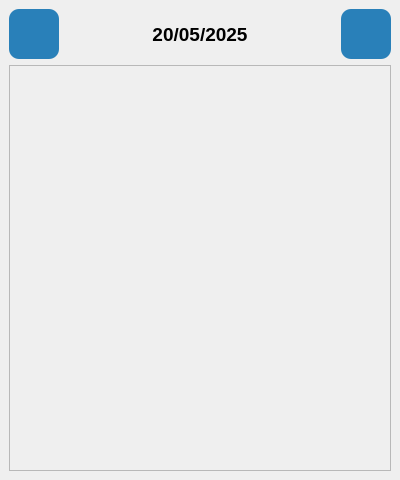
<?xml version="1.0" encoding="UTF-8"?>
<ui version="4.0">
 <class>DockWidget</class>
 <widget class="QDockWidget" name="DockWidget">
  <property name="geometry">
   <rect>
    <x>0</x>
    <y>0</y>
    <width>400</width>
    <height>480</height>
   </rect>
  </property>
  <property name="minimumSize">
   <size>
    <width>400</width>
    <height>480</height>
   </size>
  </property>
  <property name="maximumSize">
   <size>
    <width>1000</width>
    <height>1000</height>
   </size>
  </property>
  <property name="allowedAreas">
   <set>Qt::DockWidgetArea::LeftDockWidgetArea|Qt::DockWidgetArea::RightDockWidgetArea</set>
  </property>
  <property name="windowTitle">
   <string>DockWidget</string>
  </property>
  <widget class="QWidget" name="dockWidgetContents">
   <property name="styleSheet">
    <string notr="true">
</string>
   </property>
   <layout class="QVBoxLayout" name="verticalLayout_2">
    <item>
     <layout class="QVBoxLayout" name="DockCtn">
      <item>
       <widget class="QWidget" name="widget" native="true">
        <property name="minimumSize">
         <size>
          <width>0</width>
          <height>50</height>
         </size>
        </property>
        <property name="styleSheet">
         <string notr="true">QPushButton{
	border-radius:10px;
	background-color: #2980b9;
	color:white;
}</string>
        </property>
        <layout class="QHBoxLayout" name="horizontalLayout_2">
         <property name="spacing">
          <number>6</number>
         </property>
         <property name="leftMargin">
          <number>0</number>
         </property>
         <property name="topMargin">
          <number>0</number>
         </property>
         <property name="rightMargin">
          <number>0</number>
         </property>
         <property name="bottomMargin">
          <number>0</number>
         </property>
         <item>
          <layout class="QHBoxLayout" name="horizontalLayout">
           <item>
            <widget class="QPushButton" name="prevDateBtn">
             <property name="minimumSize">
              <size>
               <width>0</width>
               <height>50</height>
              </size>
             </property>
             <property name="maximumSize">
              <size>
               <width>50</width>
               <height>50</height>
              </size>
             </property>
             <property name="cursor">
              <cursorShape>PointingHandCursor</cursorShape>
             </property>
             <property name="text">
              <string/>
             </property>
             <property name="icon">
              <iconset resource="../../resources/resources.qrc">
               <normaloff>:/icon/aL.png</normaloff>:/icon/aL.png</iconset>
             </property>
             <property name="iconSize">
              <size>
               <width>25</width>
               <height>25</height>
              </size>
             </property>
            </widget>
           </item>
           <item>
            <widget class="QLabel" name="dateLB">
             <property name="font">
              <font>
               <pointsize>14</pointsize>
               <bold>true</bold>
              </font>
             </property>
             <property name="frameShape">
              <enum>QFrame::Shape::NoFrame</enum>
             </property>
             <property name="frameShadow">
              <enum>QFrame::Shadow::Plain</enum>
             </property>
             <property name="text">
              <string>20/05/2025</string>
             </property>
             <property name="alignment">
              <set>Qt::AlignmentFlag::AlignCenter</set>
             </property>
             <property name="wordWrap">
              <bool>true</bool>
             </property>
            </widget>
           </item>
           <item>
            <widget class="QPushButton" name="nextDateBtn">
             <property name="minimumSize">
              <size>
               <width>0</width>
               <height>50</height>
              </size>
             </property>
             <property name="maximumSize">
              <size>
               <width>50</width>
               <height>50</height>
              </size>
             </property>
             <property name="cursor">
              <cursorShape>PointingHandCursor</cursorShape>
             </property>
             <property name="text">
              <string/>
             </property>
             <property name="icon">
              <iconset resource="../../resources/resources.qrc">
               <normaloff>:/icon/aR.png</normaloff>:/icon/aR.png</iconset>
             </property>
             <property name="iconSize">
              <size>
               <width>25</width>
               <height>25</height>
              </size>
             </property>
            </widget>
           </item>
          </layout>
         </item>
        </layout>
       </widget>
      </item>
      <item>
       <widget class="QScrollArea" name="scrollArea">
        <property name="widgetResizable">
         <bool>true</bool>
        </property>
        <widget class="QWidget" name="scrollAreaWidgetContents">
         <property name="geometry">
          <rect>
           <x>0</x>
           <y>0</y>
           <width>378</width>
           <height>376</height>
          </rect>
         </property>
         <layout class="QVBoxLayout" name="verticalLayout_3">
          <property name="spacing">
           <number>0</number>
          </property>
          <property name="leftMargin">
           <number>0</number>
          </property>
          <property name="topMargin">
           <number>0</number>
          </property>
          <property name="rightMargin">
           <number>0</number>
          </property>
          <property name="bottomMargin">
           <number>0</number>
          </property>
          <item>
           <layout class="QVBoxLayout" name="scrollItems"/>
          </item>
         </layout>
        </widget>
       </widget>
      </item>
     </layout>
    </item>
   </layout>
  </widget>
 </widget>
 <resources>
  <include location="../../resources/resources.qrc"/>
 </resources>
 <connections/>
</ui>
